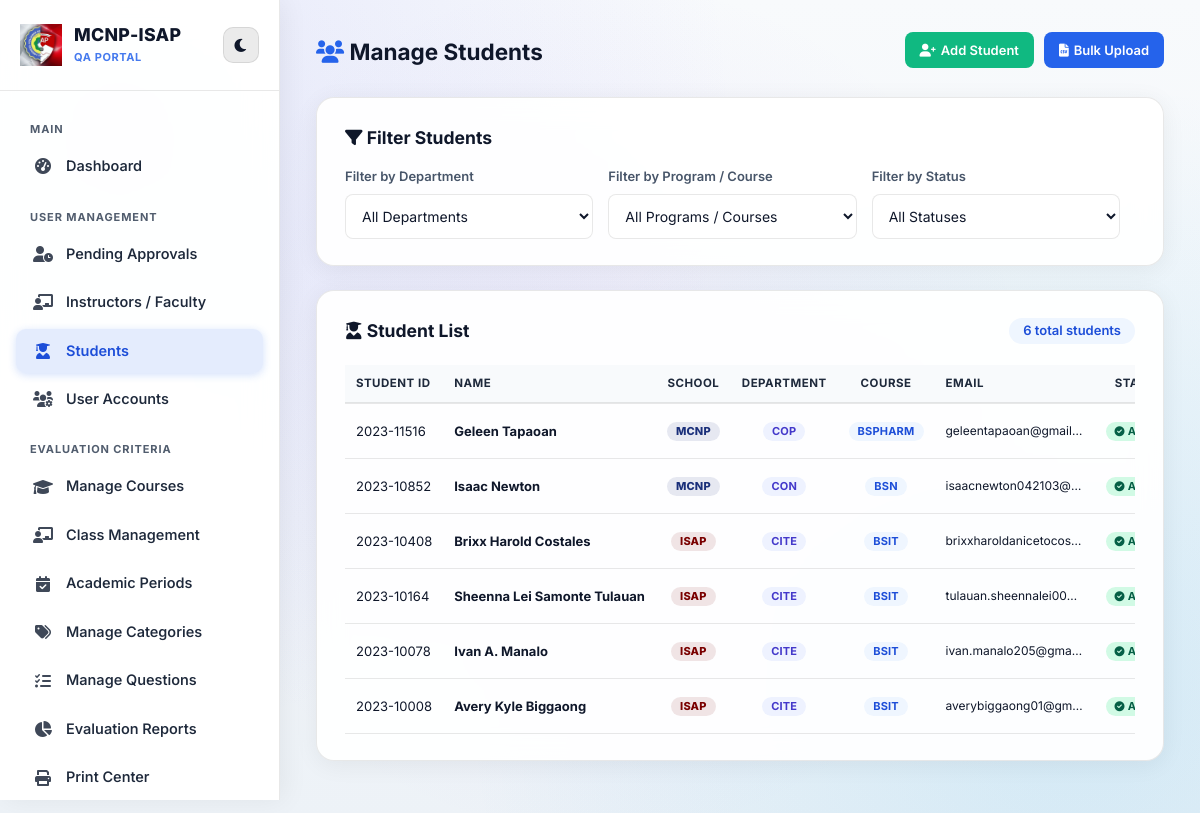
The app's page /manage_students.php (signed in) with its own data.
### tables this page shows
CREATE TABLE `users` (
  `id` int(11) NOT NULL AUTO_INCREMENT,
  `username` varchar(50) NOT NULL,
  `password` varchar(255) NOT NULL,
  `role` enum('admin','system admin','dean','student','faculty','visitor') NOT NULL,
  `visitor_category` varchar(50) DEFAULT 'Campus Guest',
  `first_name` varchar(50) DEFAULT NULL,
  `middle_name` varchar(50) DEFAULT NULL,
  `last_name` varchar(50) DEFAULT NULL,
  `full_name` varchar(150) DEFAULT NULL,
  `email` varchar(100) DEFAULT NULL,
  `school` enum('mcnp','isap') DEFAULT NULL,
  `dept_id` int(11) DEFAULT NULL,
  `reset_token` varchar(64) DEFAULT NULL,
  `reset_token_expiry` datetime DEFAULT NULL,
  `course_id` int(11) DEFAULT NULL,
  `status` enum('active','inactive','pending') NOT NULL DEFAULT 'active',
  `last_login` datetime DEFAULT NULL,
  `avatar` varchar(255) DEFAULT NULL,
  `created_at` timestamp NOT NULL DEFAULT current_timestamp(),
  `theme_color` varchar(20) DEFAULT 'blue',
  PRIMARY KEY (`id`),
  UNIQUE KEY `username` (`username`),
  UNIQUE KEY `email` (`email`),
  KEY `dept_id` (`dept_id`),
  KEY `course_id` (`course_id`),
  CONSTRAINT `users_ibfk_1` FOREIGN KEY (`dept_id`) REFERENCES `departments` (`id`) ON DELETE SET NULL,
  CONSTRAINT `users_ibfk_2` FOREIGN KEY (`course_id`) REFERENCES `courses` (`id`) ON DELETE SET NULL
);

CREATE TABLE `departments` (
  `id` int(11) NOT NULL AUTO_INCREMENT,
  `dept_name` varchar(150) NOT NULL,
  `dept_alias` varchar(20) NOT NULL,
  PRIMARY KEY (`id`),
  UNIQUE KEY `dept_alias` (`dept_alias`)
);

CREATE TABLE `courses` (
  `id` int(11) NOT NULL AUTO_INCREMENT,
  `dept_id` int(11) NOT NULL,
  `course_name` varchar(150) NOT NULL,
  `course_alias` varchar(20) NOT NULL,
  PRIMARY KEY (`id`),
  UNIQUE KEY `course_alias` (`course_alias`),
  KEY `dept_id` (`dept_id`),
  CONSTRAINT `courses_ibfk_1` FOREIGN KEY (`dept_id`) REFERENCES `departments` (`id`) ON DELETE CASCADE
);

### manage_students.php (the view, shortened to what this page needs)
<!DOCTYPE html>
<html>
<head>
    <link rel="stylesheet" href="style.css?v=<?php echo filemtime('style.css'); ?>">
    <link rel="stylesheet" href="https://cdnjs.cloudflare.com/ajax/libs/font-awesome/6.0.0/css/all.min.css">
</head>
<body class="dashboard-body">
    <div class="split-container">
        <?php $active_page = 'students'; include 'admin_sidebar.php'; ?>
        <main class="main-content">
            <div style="display:flex; justify-content:space-between; align-items:center; margin-bottom:25px; flex-wrap: wrap; gap: 10px;">
                <h2 style="color:var(--text-main); margin:0;">
                    <i class="fas fa-users" style="color:var(--accent);"></i> Manage Students
                </h2>
                <div style="display:flex; gap: 10px;">
                    <button onclick="document.getElementById('addStudentModal').style.display='flex'" class="btn-action" style="background:#10b981; color:white; border:none; padding:10px 15px; border-radius:8px; cursor:pointer; font-weight:600;"><i class="fas fa-user-plus"></i> Add Student</button>
                    <button onclick="document.getElementById('bulkUploadModal').style.display='flex'" class="btn-action" style="background:var(--accent); color:white; border:none; padding:10px 15px; border-radius:8px; cursor:pointer; font-weight:600;"><i class="fas fa-file-csv"></i> Bulk Upload</button>
                </div>
            </div>
            <div class="card">
                <h3 style="margin-bottom:15px;"><i class="fas fa-filter"></i> Filter Students</h3>
                <form method="GET" id="studentFilterForm" style="display: grid; grid-template-columns: 1fr 1fr 1fr auto; gap: 15px; align-items: flex-end;">
                    <div class="input-group" style="margin:0;">
                        <div class="input-label">Filter by Department</div>
                        <select name="dept_id" id="filter_dept" onchange="updateCourses(this.value); this.form.submit()" style="width:100%; padding:12px; border:1px solid var(--border-color); border-radius:8px; background:var(--input-bg); color:var(--text-main);">
                            <option value="">All Departments</option>
                        </select>
                    </div>
                    <div class="input-group" style="margin:0;">
                        <div class="input-label">Filter by Program / Course</div>
                        <select name="course_id" id="filter_course" onchange="this.form.submit()" style="width:100%; padding:12px; border:1px solid var(--border-color); border-radius:8px; background:var(--input-bg); color:var(--text-main);">
                            <option value="">All Programs / Courses</option>
                        </select>
                    </div>
                    <div class="input-group" style="margin:0;">
                        <div class="input-label">Filter by Status</div>
                        <select name="status" onchange="this.form.submit()" style="width:100%; padding:12px; border:1px solid var(--border-color); border-radius:8px; background:var(--input-bg); color:var(--text-main);">
                            <option value="">All Statuses</option>
                        </select>
                    </div>
                </form>
            </div>
            <div class="card" style="margin-top:20px;">
                <div style="display:flex; justify-content:space-between; align-items:center; margin-bottom:20px;">
                    <h3 style="margin:0;"><i class="fas fa-user-graduate"></i> Student List</h3>
                    <span class="category-badge" style="font-size:13px;">
                        <?php
                        $count_sql = "SELECT COUNT(*) FROM users u WHERE u.role = 'student' AND u.status != 'pending'";
                        echo $conn->query($count_sql)->fetch_row()[0];
                        ?> total students
                    </span>
                </div>
                <div class="table-responsive">
                <table class="table-modern">
                    <thead>
                        <tr>
                            <th style="width: 110px;">Student ID</th>
                            <th>Name</th>
                            <th style="text-align:center; width: 75px;">School</th>
                            <th style="text-align:center; width: 85px;">Department</th>
                            <th style="text-align:center; width: 85px;">Course</th>
                            <th style="width: 170px;">Email</th>
                            <th style="text-align:center; width: 80px;">Status</th>
                        </tr>
                    </thead>
                    <tbody>
                        <?php
                        $students_sql = "SELECT u.*, c.course_alias, d.dept_alias FROM users u
                                         LEFT JOIN courses c ON u.course_id = c.id
                                         LEFT JOIN departments d ON u.dept_id = d.id
                                         WHERE u.role = 'student' AND u.status != 'pending'";
                        $students_sql .= " ORDER BY u.username DESC";
                        $students = $conn->query($students_sql);
                        if ($students && $students->num_rows > 0):
                            while($row = $students->fetch_assoc()):
                                $row_school = !empty($row['school']) ? strtoupper($row['school']) : (((int)$row['dept_id'] <= 4 && (int)$row['dept_id'] > 0) ? 'ISAP' : 'MCNP');
                                $badge_bg = ($row_school === 'ISAP') ? 'rgba(122, 0, 0, 0.1)' : 'rgba(26, 47, 122, 0.1)';
                                $badge_color = ($row_school === 'ISAP') ? '#7a0000' : '#1a2f7a';
                        ?>
                        <tr>
                            <td style="white-space:nowrap;"><?php echo htmlspecialchars($row['username']); ?></td>
                            <td style="white-space:nowrap;"><strong><?php echo htmlspecialchars($row['full_name']); ?></strong></td>
                            <td style="text-align:center; white-space:nowrap;"><span class="category-badge" style="background:<?php echo $badge_bg; ?>; color:<?php echo $badge_color; ?>; font-weight:800;"><?php echo $row_school; ?></span></td>
                            <td style="text-align:center; white-space:nowrap;"><span class="category-badge" style="background:#eef2ff; color:#4338ca;"><?php echo htmlspecialchars($row['dept_alias'] ?? 'N/A'); ?></span></td>
                            <td style="text-align:center; white-space:nowrap;"><span class="category-badge"><?php echo htmlspecialchars($row['course_alias'] ?? 'N/A'); ?></span></td>
                            <td class="cell-email" title="<?php echo htmlspecialchars($row['email'] ?? ''); ?>"><?php echo htmlspecialchars($row['email'] ?? ''); ?></td>
                            <td style="text-align:center; white-space:nowrap;">
                                <?php if ($row['status'] == 'active'): ?>
                                    <a href="manage_students.php?deactivate=<?php echo $row['id']; ?>"
                                       onclick="return confirm('Deactivate student account for <?php echo addslashes($row['full_name']); ?>? The student will not be able to log in.')"
                                       style="text-decoration:none;"
                                       title="Click to Deactivate">
                                        <span class="category-badge" style="background:#d1fae5; color:#065f46; cursor:pointer; transition:transform 0.15s ease;" onmouseover="this.style.transform='scale(1.05)'" onmouseout="this.style.transform='scale(1)'">
                                            <i class="fas fa-check-circle" style="font-size:10px; margin-right:3px;"></i>Active
                                        </span>
                                    </a>
                                <?php endif; ?>
                            </td>
                        </tr>
                        <?php endwhile; endif; ?>
                    </tbody>
                </table>
                </div>
            </div>
        </main>
    </div>
</body>
</html>

### records on screen
users: username "2023-11516", full_name "Geleen Tapaoan", school "MCNP", dept.dept_alias "COP", course.course_alias "BSPHARM", email "geleentapaoan@gmail…"
users: username "2023-10852", full_name "Isaac Newton", school "MCNP", dept.dept_alias "CON", course.course_alias "BSN", email "isaacnewton042103@…"
users: username "2023-10408", full_name "Brixx Harold Costales", school "ISAP", dept.dept_alias "CITE", course.course_alias "BSIT", email "brixxharoldanicetocos…"
users: username "2023-10164", full_name "Sheenna Lei Samonte Tulauan", school "ISAP", dept.dept_alias "CITE", course.course_alias "BSIT", email "tulauan.sheennalei00…"
users: username "2023-10078", full_name "Ivan A. Manalo", school "ISAP", dept.dept_alias "CITE", course.course_alias "BSIT", email "ivan.manalo205@gma…"
users: username "2023-10008", full_name "Avery Kyle Biggaong", school "ISAP", dept.dept_alias "CITE", course.course_alias "BSIT", email "averybiggaong01@gm…"

### other values on screen
$label "Dashboard Pending Approvals Instructors / Faculty Students User Accounts Manage Courses Class Management Academic Periods Manage Categories Manage Questions Evaluation Reports Print Center"
$conn->query($count_sql)->fetch_row()[0] "6"
